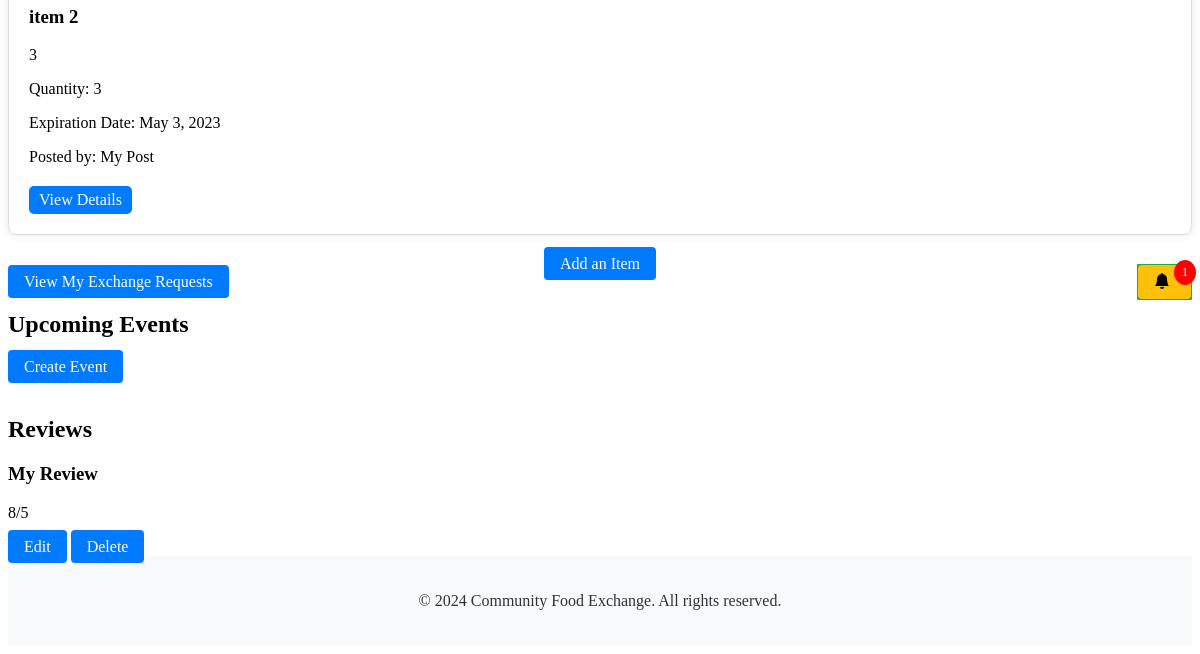
Before: /accounts/ (signed in, lower part) with the older database file.
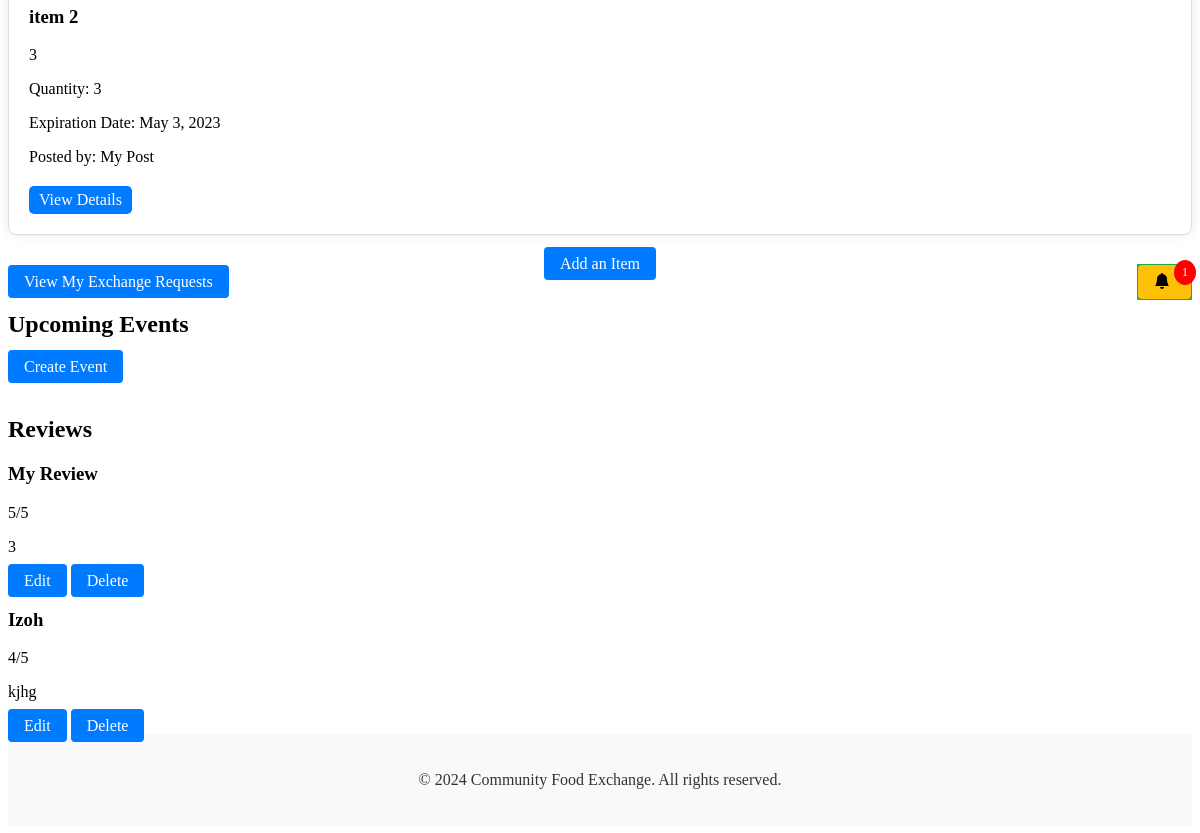
After: the same page with the newer database file.
### listings/models.py (models this page shows, shortened)
class Listing(models.Model):
    user = models.ForeignKey(User, on_delete=models.CASCADE)
    item_name = models.CharField(max_length=100)
    description = models.TextField()
    quantity = models.PositiveIntegerField()
    expiration_date = models.DateField()
    created_at = models.DateTimeField(auto_now_add=True)
    image = CloudinaryField('image')  # Removed upload_to argument

### ratings_reviews/models.py (models this page shows)
class Review(models.Model):
    reviewed_user = models.ForeignKey(User, on_delete=models.CASCADE)
    reviewer = models.ForeignKey(User, on_delete=models.CASCADE, related_name='given_reviews')
    rating = models.IntegerField(choices=[(i, i) for i in range(1, 6)])
    comment = models.TextField(blank=True)
    created_at = models.DateTimeField(auto_now_add=True)
    published = models.BooleanField(default=False)

### accounts/views.py (the view)
# urls.py: path('', home, name='home'),
@login_required
def home(request):
    featured_listings = Listing.objects.all()  # Fetch all listings
    upcoming_events = Event.objects.all().order_by('date')  # Fetch all upcoming events
    exchange_requests = ExchangeRequest.objects.filter(receiver=request.user)  # Fetch exchange requests
    action_message = request.session.pop('action_message', None)  # Get action message from session
    unread_messages_count = Message.objects.filter(conversation__participants=request.user, is_read=False).count()
    latest_conversation = request.user.conversations.annotate(latest_message_timestamp=Max('messages__timestamp')).order_by('-latest_message_timestamp').first()
    latest_conversation_id = latest_conversation.id if latest_conversation else None
    user_reviews = Review.objects.all().order_by('-created_at')
    return render(request, 'accounts/home.html', {
        'featured_listings': featured_listings,
        'upcoming_events': upcoming_events,  # Include upcoming_events in the context
        'unread_messages_count': unread_messages_count,
        'exchange_requests': exchange_requests,
        'action_message': action_message,
        'latest_conversation_id': latest_conversation_id,
        'user_reviews': user_reviews,  # Pass user_reviews to the template
    })

### accounts/templates/accounts/home.html (shortened to what this page needs)
{% extends 'accounts/base.html' %}
{% load static %}
{% block content %}
      {% for listing in featured_listings %}
      <div class="listing-card">
        <div class="listing-details">
          <h3>{{ listing.item_name }}</h3>
          <p>{{ listing.description }}</p>
          <p>Quantity: {{ listing.quantity }}</p>
          <p>Expiration Date: {{ listing.expiration_date }}</p>
          <p>Posted by: {% if user == listing.user %}My Post{% else %}{{ listing.user.username }}{% endif %}</p>
          <div class="actions">
            <a href="{% url 'listing_detail' listing.id %}" class="btn btn-view-details">View Details</a> </div>
          </div>
        </div>
      {% endfor %}
    <div class="create-listing">
      <a href="{% url 'listing_create' %}" class="btn btn-add-item">Add an Item</a>
    </div>
  <section class="request-messages-section">
    <div class="latest-messages-section">
      {% if unread_messages_count > 0 %}
      <div class="request-messages-section">
        <a href="{% url 'exchange_requests' %}" class="btn btn-view-request-messages">View My Exchange Requests</a>
    </div>
    <div class="notification">
        <a href="{% url 'exchange_requests' %}" class="btn btn-message">
          <i class="bi bi-bell-fill"></i>
          <span class="badge">{{ unread_messages_count }}</span>
        </a>
      </div>
      {% endif %}
    </div>
  </section>
  <section class="events-section">
    <h2>Upcoming Events</h2>
    {% if user.is_authenticated and user.is_staff %}
    <div class="create-event">
      <a href="{% url 'create_event' %}" class="btn btn-create-event">Create Event</a>
    </div>
    {% endif %}
  </section>
  <section class="reviews-section">
    <h2>Reviews</h2>
    {% for review in user_reviews %}
    <div class="review-card">
      <h3>{% if request.user == review.reviewer %}My Review{% else %}{{ review.reviewer.username }}{% endif %}</h3>
      <p>{{ review.rating }}/5</p>
      <p>{{ review.comment }}</p>
      {% if user.is_staff or user == review.reviewer %}
        <div class="review-actions">
          <a href="{% url 'edit_review' review.id %}" class="btn btn-edit-review">Edit</a>
          <a href="{% url 'delete_review' review.id %}" class="btn btn-delete-review">Delete</a>
        </div>
      {% endif %}
    </div>
    {% endfor %}
  </section>
{% endblock %}

Changed rows visible on the page:
removed Review: shows "My Review", rating "8"
added Review: shows "My Review", rating "5", comment "3"
added Review: reviewer.username "Izoh", rating "4", comment "kjhg"
